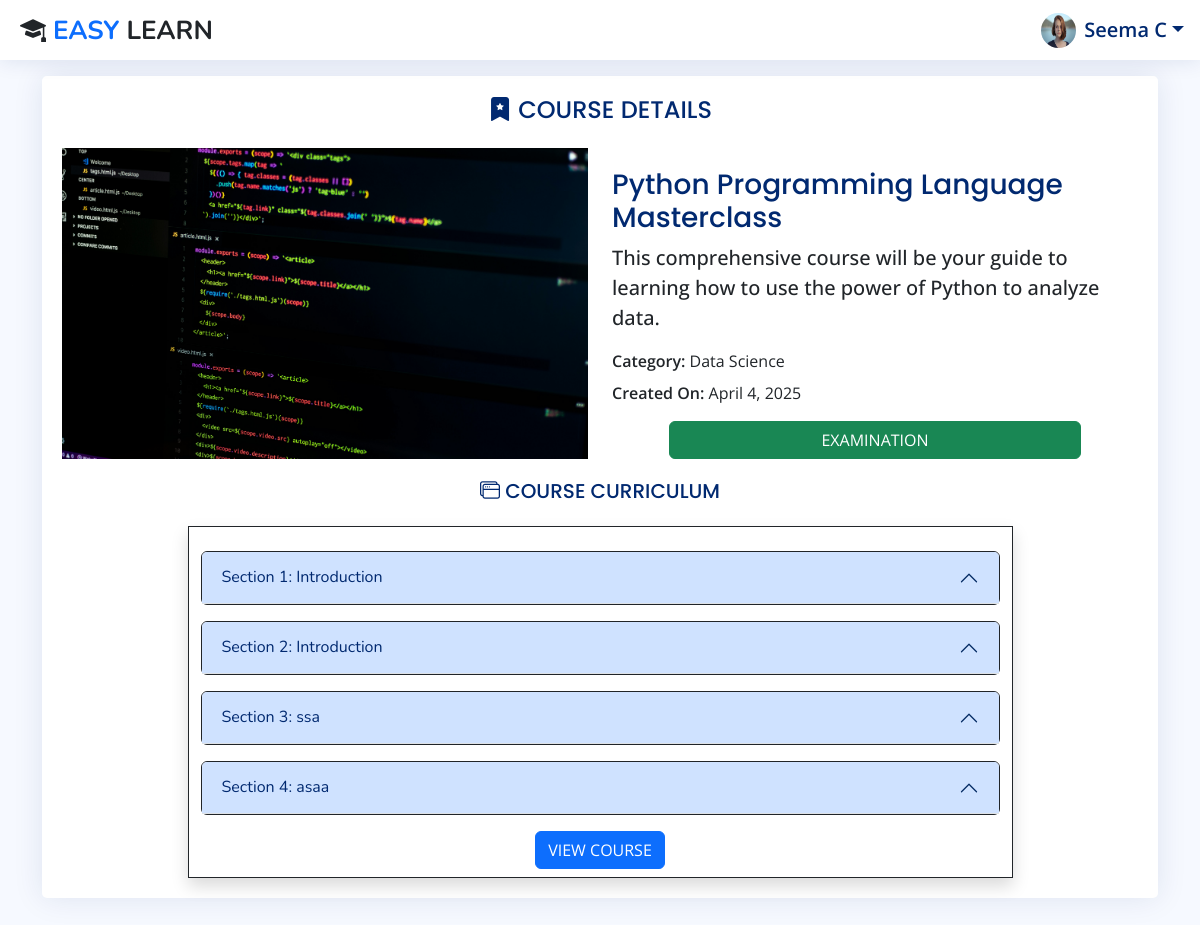
/course/details/1/ (signed in), run on the app's committed database.
### Users/models.py (models this page shows, shortened)
class User(AbstractBaseUser):
    id = models.BigAutoField(primary_key=True)
    profile_photo = models.ImageField(upload_to='profile_photos/', null=True, blank=False)
    first_name = models.CharField(max_length=100, null=False, blank=False)
    last_name = models.CharField(max_length=100, null=False, blank=False)
    institute = models.CharField(max_length=100, null=False, blank=False, default="SSVPS")
    email = models.EmailField(unique=True, null=False, blank=False)
    password = models.CharField(max_length=100, null=False, blank=False)
    role = models.CharField(max_length=10, choices=ROLE_CHOICES, null=False, blank=False)
    joined_date = models.DateField(auto_now_add=True)
    USERNAME_FIELD = 'email'
    REQUIRED_FIELDS = ['first_name', 'last_name']
    objects = UserManager()
    class Meta:
        db_table = 'Users Table'

### Course/models.py (models this page shows, shortened)
class Course(models.Model):
    id = models.BigAutoField(primary_key=True)
    thumbnail = models.ImageField(upload_to='thumbnails/', null=False, blank=False)
    title = models.CharField(max_length=255, null=False, blank=False)
    category = models.CharField(max_length=255, null=False, blank=False)
    description = models.CharField(max_length=255, null=False, blank=False)
    created_by = models.ForeignKey(User, related_name='courses', on_delete=models.CASCADE)
    created_date = models.DateField(auto_now_add=True)
    class Meta:
        db_table = 'Courses Table'

class Section(models.Model):
    id = models.BigAutoField(primary_key=True)
    curriculum = models.ForeignKey(Curriculum, related_name='sections', on_delete=models.CASCADE)
    title = models.CharField(max_length=255, null=False, blank=False)
    order = models.PositiveIntegerField(null=False, blank=False, default=1)
    class Meta:
        db_table = 'Sections Table'

### Users/views.py (the view)
# urls.py: path('course/details/<int:course_id>/', course_detail_view, name='course-details-view')
def course_detail_view(request, course_id):
    course = Course.objects.get(id=course_id)
    return render(request, 'users/course_detail.html', context={'course':course})

### Users/templates/users/course_detail.html (shortened to what this page needs)
{% extends "users/base_site.html" %}
{% load static %}
{% block main %}
<main class="main">
    <section class="section">
        <div class="row">
            <div class="col-12">
                <div class="card">
                    <div class="card-body">
                        <h5 class="card-title fs-4 text-center">
                            <i class="bi bi-bookmark-star-fill"></i>
                            COURSE DETAILS
                        </h5>
                        <div class="row">
                            <div class="col-12 col-md-6">
                                <img src="{{course.thumbnail.url}}" class="img-fluid h-100" alt="Thumbnail">
                            </div>
                            <div class="col-12 col-md-6">
                                <h5 class="card-title fs-3 mb-0 pb-2">{{course.title}}</h5>
                                <p class="card-text fs-5 fw-medium">{{course.description}}</p>
                                <p class="card-text mb-0 pb-2"><span class="fw-semibold">Category: </span> {{course.category}}</p>
                                <p class="card-text"><span class="fw-semibold">Created On: </span>{{course.created_date}}</p>
                                <div class="row justify-content-center">
                                    <a href="" class="btn btn-success w-75">EXAMINATION</a>
                                </div>
                            </div>
                        </div>
                        <h5 class="card-title fs-5 text-center">
                            <i class="bi bi-window-stack"></i>
                            COURSE CURRICULUM
                        </h5>
                        <div class="row justify-content-center">
                            <div class="col-9 border border-dark shadow pt-4 pb-2">
                                {% for section in course.curriculum.sections.all %}
                                    <div class="accordion mb-3" id="accordionExample{{section.id}}">
                                        <div class="accordion-item border border-dark">
                                            <h2 class="accordion-header">
                                                <button class="accordion-button bg-primary-subtle" type="button" data-bs-toggle="collapse" data-bs-target="#collapseOne{{section.id}}" aria-expanded="false" aria-controls="collapseOne">
                                                    Section {{forloop.counter}}: {{section.title}}
                                                </button>
                                            </h2>
                                        </div>
                                    </div>
                                {% endfor %}
                                <div class="col-12 text-center">
                                    <a href="" class="btn btn-primary">VIEW COURSE</a>
                                </div>
                            </div>
                        </div>
                    </div>
                </div>
            </div>
        </div>
    </section>
</main>
{% endblock main %}

### Users/templates/users/base_site.html (shortened to what this page needs)
{% extends "users/base.html" %}
{% load static %}
{% block content %}
    <header id="header" class="header sticky-top d-flex align-items-center">
        <a href="{% url "index-view" %}" class="logo">
            <span class="text-dark">
                <i class="bi bi-mortarboard-fill"></i>
                <span class="text-primary">EASY</span>
                LEARN
            </span>
        </a>
        <nav class="header-nav ms-auto">
            <ul class="d-flex align-items-center">
                {% if request.user.is_authenticated %}
                    <li class="nav-item dropdown pe-3">
                        <a class="nav-link nav-profile d-flex align-items-center pe-0" href="#" data-bs-toggle="dropdown">
                            {% if request.user.profile_photo %}
                            <img src="{{request.user.profile_photo.url}}" alt="Profile" class="rounded-circle" style="width:35px; height:35px; object-position: center;">
                            {% else %}
                            <img src="{% static "users/img/profile.jpg" %}" alt="Profile" class="rounded-circle border border-secondary" style="width:27px; height:27px;">
                            {% endif %}
                            <span class="d-none d-md-block dropdown-toggle fs-5 ps-2">{{request.user.first_name}} {{request.user.last_name.0}}</span>
                        </a>
                    </li>
                {% endif %}
            </ul>
        </nav>
    </header>
    <main class="main container mt-3">
        {% block main %}{% endblock main %}
    </main>
{% endblock content %}

### Users/templates/users/base.html (shortened to what this page needs)
{% load static %}
<!DOCTYPE html>
<html lang="en">
    <head>
        <link href="{% static "assets/vendor/bootstrap/css/bootstrap.min.css" %}" rel="stylesheet">
        <link href="{% static "assets/vendor/bootstrap-icons/bootstrap-icons.css" %}" rel="stylesheet">
        <link href="{% static "assets/vendor/boxicons/css/boxicons.min.css" %}" rel="stylesheet">
        <link href="{% static "assets/vendor/quill/quill.snow.css" %}" rel="stylesheet">
        <link href="{% static "assets/vendor/quill/quill.bubble.css" %}" rel="stylesheet">
        <link href="{% static "assets/vendor/remixicon/remixicon.css" %}" rel="stylesheet">
        <link href="{% static "assets/vendor/simple-datatables/style.css" %}" rel="stylesheet">
        <link href="{% static "assets/css/style.css" %}" rel="stylesheet">
        <link rel="stylesheet" href="{% static "users/css/style.css" %}">
    </head>
    <body>
        {% block content %}{% endblock content %}
    </body>
</html>

### Users/static/assets/css/style.css (style rules this page uses)
:root { scroll-behavior: smooth; }
body { font-family: "Open Sans", sans-serif; background: #f6f9ff; color: #444444; }
a { color: #4154f1; text-decoration: none; }
h1, h2, h3, h4, h5, h6 { font-family: "Nunito", sans-serif; }
.card { margin-bottom: 30px; border: none; border-radius: 5px; box-shadow: 0px 0 30px rgba(1, 41, 112, 0.1); }
.card-title { padding: 20px 0 15px 0; font-size: 18px; font-weight: 500; color: #012970; font-family: "Poppins", sans-serif; }
.card-body { padding: 0 20px 20px 20px; }
.accordion-item { border: 1px solid #ebeef4; }
.accordion-button:not(.collapsed) { color: #012970; background-color: #f6f9ff; }
.logo { line-height: 1; }
@media (min-width: 1200px) { .logo { width: 280px; } }
.logo span { font-size: 26px; font-weight: 700; color: #012970; font-family: "Nunito", sans-serif; }
.header { transition: all 0.5s; z-index: 997; height: 60px; box-shadow: 0px 2px 20px rgba(1, 41, 112, 0.1); background-color: #fff; padding-left: 20px; }
.header-nav ul { list-style: none; }
.header-nav>ul { margin: 0; padding: 0; }
.header-nav .nav-profile { color: #012970; }
.header-nav .nav-profile img { max-height: 36px; }
.header-nav .nav-profile span { font-size: 14px; font-weight: 600; }

### data on the page
User: user.profile_photo (picture), user.first_name "Seema", user.last_name.0 "C"
Course: thumbnail (picture), title "Python Programming Language Masterclass", description "This comprehensive course will be your guide to learning how to use the power of Python to analyze data.", category "Data Science", created_date "April 4, 2025"
Section: title "Introduction"
Section: title "Introduction"
Section: title "ssa"
Section: title "asaa"
